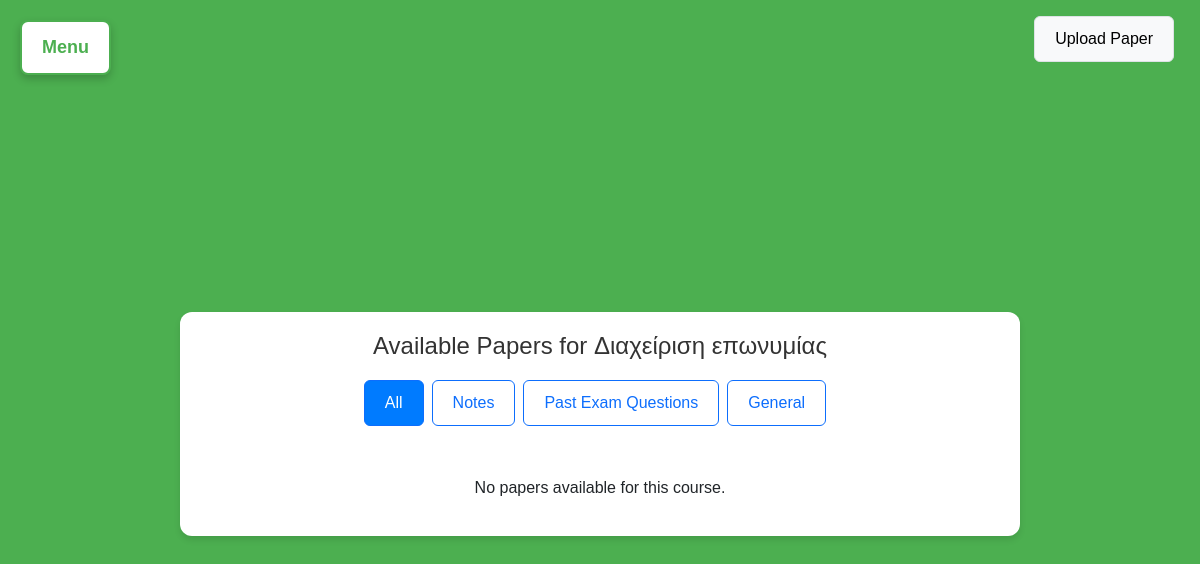
Before: /papers/5/5/ with the older database file.
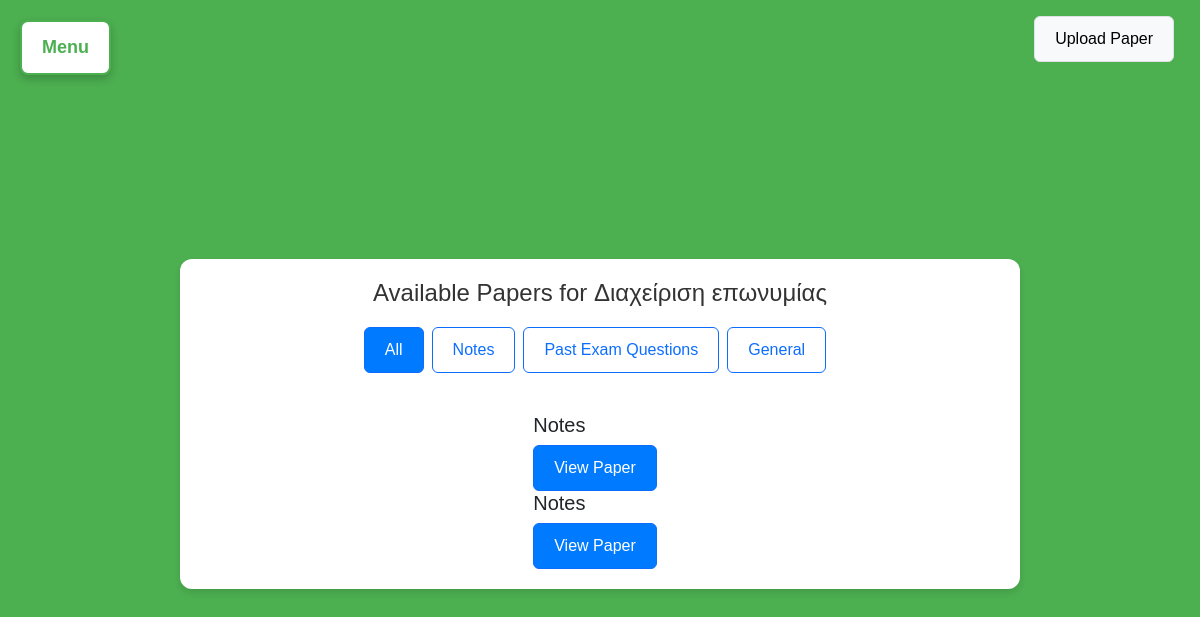
After: the same page with the newer database file.
### myapp/models.py (models this page shows, shortened)
class Course(models.Model):
    name = models.CharField(max_length=255)
    department = models.ForeignKey(Department, on_delete=models.CASCADE, related_name='courses')

class Paper(models.Model):
    title = models.CharField(max_length=255)
    description = models.TextField(default="No description available")
    CATEGORY_CHOICES = [
    ('notes', 'Notes'),
    ('exams', 'Past Exam Questions'),
    ('general', 'General'),
]
    category = models.CharField(max_length=10, choices=CATEGORY_CHOICES, default='general')
    file = models.FileField(upload_to='papers/')  # Folder where the papers will be stored
    course = models.ForeignKey(Course, related_name='papers', on_delete=models.CASCADE)
    uploaded_at = models.DateTimeField(auto_now_add=True)

### myapp/views.py (the view)
# urls.py: path('papers/<int:department_id>/<int:course_id>/', views.papers_view, name='papers'),  # Shows all papers for a course
def papers_view(request, department_id, course_id):
    from .models import Paper
    department = Department.objects.get(id=department_id)
    course = Course.objects.get(id=course_id)
    papers = Paper.objects.filter(course=course)  # You can filter papers by course
    return render(request, 'papers.html', {
        'department': department,
        'course': course,
        'papers': papers,
        'current_category': 'all'
    })

### myapp/templates/papers.html (shortened to what this page needs)
<!DOCTYPE html>
<html lang="en">
    {% load static %}
<head>
    <link href="https://cdn.jsdelivr.net/npm/bootstrap@5.3.0-alpha1/dist/css/bootstrap.min.css" rel="stylesheet">
    <link rel="stylesheet" href="{% static 'css/style.css' %}">
</head>
<body class="papers-page">
    <div class="dropdown-container">
        <button class="dropdown-btn" id="menu-toggle">Menu</button>
    </div>
    <div class="position-absolute top-0 end-0 p-3">
        <a href="{% url 'upload_paper' %}" class="btn btn-light border">Upload Paper</a>
    </div>
    <div class="container mt-5">
        <h2 class="text-center">Available Papers for {{ course.name }}</h2>
        <div class="d-flex justify-content-end mb-3">
            <a href="{% url 'papers' department_id=department.id course_id=course.id %}"
               class="btn {% if current_category == 'all' %}btn-primary{% else %}btn-outline-primary{% endif %} me-2">
                All
            </a>
            <a href="{% url 'papers_by_category' department_id=department.id course_id=course.id category='notes' %}"
               class="btn {% if current_category == 'notes' %}btn-primary{% else %}btn-outline-primary{% endif %} me-2">
                Notes
            </a>
            <a href="{% url 'papers_by_category' department_id=department.id course_id=course.id category='exams' %}"
               class="btn {% if current_category == 'exams' %}btn-primary{% else %}btn-outline-primary{% endif %} me-2">
                Past Exam Questions
            </a>
            <a href="{% url 'papers_by_category' department_id=department.id course_id=course.id category='general' %}"
               class="btn {% if current_category == 'general' %}btn-primary{% else %}btn-outline-primary{% endif %}">
                General
            </a>
        </div>
        <div class="paper-list mt-4">
            <form method="POST" action="{% url 'papers' department_id=department.id course_id=course.id %}">
                {% for paper in papers %}
                    <div class="paper-item">
                        <h5>{{ paper.title }}</h5>
                        <a href="{% url 'paper_detail' department_id=department.id course_id=course.id paper_id=paper.id %}" class="btn btn-primary">View Paper</a>
                    </div>
                {% empty %}
                    <p>No papers available for this course.</p>
                {% endfor %}
            </form>
        </div>
    </div>
</body>
</html>

### myapp/static/css/style.css (style rules this page uses)
body { background-color: #f7f7f7; font-family: 'Arial', sans-serif; margin: 0; padding: 0; }
h2 { margin-bottom: 20px; color: #333; font-size: 24px; }
a { text-decoration: none; color: #4CAF50; }
.dropdown-container { position: fixed; top: 20px; left: 20px; display: inline-block; }
.container { max-width: 1000px; margin: 0 auto; padding: 20px; }
button { font-size: 16px; padding: 10px 20px; border-radius: 8px; }
.papers-page { display: flex; justify-content: center; align-items: center; height: 100vh; background-color: #4CAF50; }
.papers-page .container { width: 70%; padding: 20px; background-color: #ffffff; box-shadow: 0 4px 6px rgba(0, 0, 0, 0.1); border-radius: 12px; }
.university-page .container, .department-page .container, .papers-page .container { display: flex; flex-direction: column; justify-content: center; align-items: center; }
.btn { margin-right: 10px; padding: 10px 20px; font-size: 16px; }
.btn-primary { background-color: #007bff; color: white; }
.dropdown-btn { background-color: white; color: #4CAF50; padding: 12px 20px; font-size: 18px; border: 2px solid #4CAF50; cursor: pointer; border-radius: 8px; font-weight: bold; box-shadow: 0 4px 8px rgba(0, 0, 0, 0.2); }

Changed rows visible on the page:
added Paper: title "Notes"
added Paper: title "Notes"
Other visible differences:
text no longer shown: "No papers available for this course."
